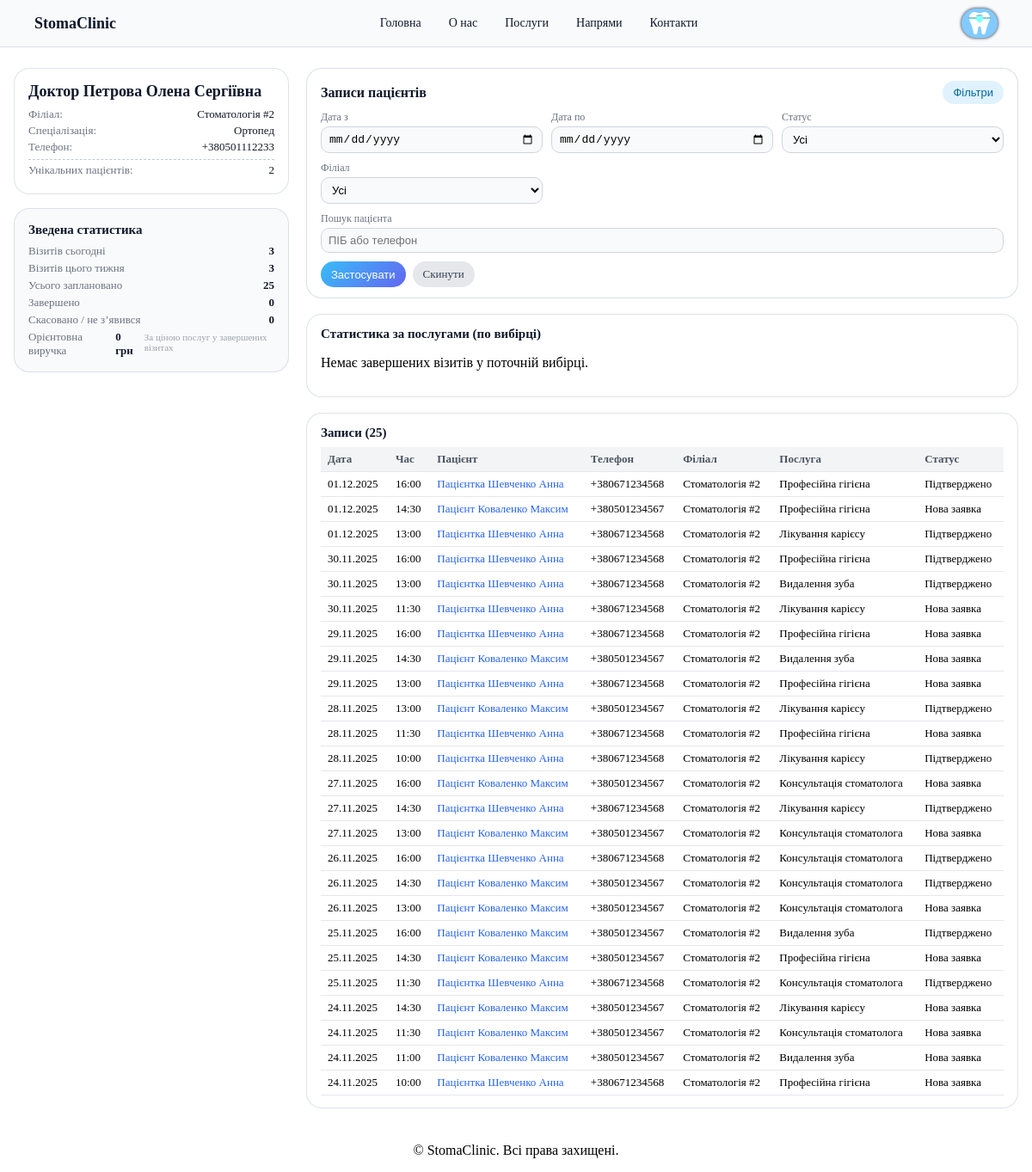
The page /doctor/dashboard/ (signed in) on the database as committed earlier.
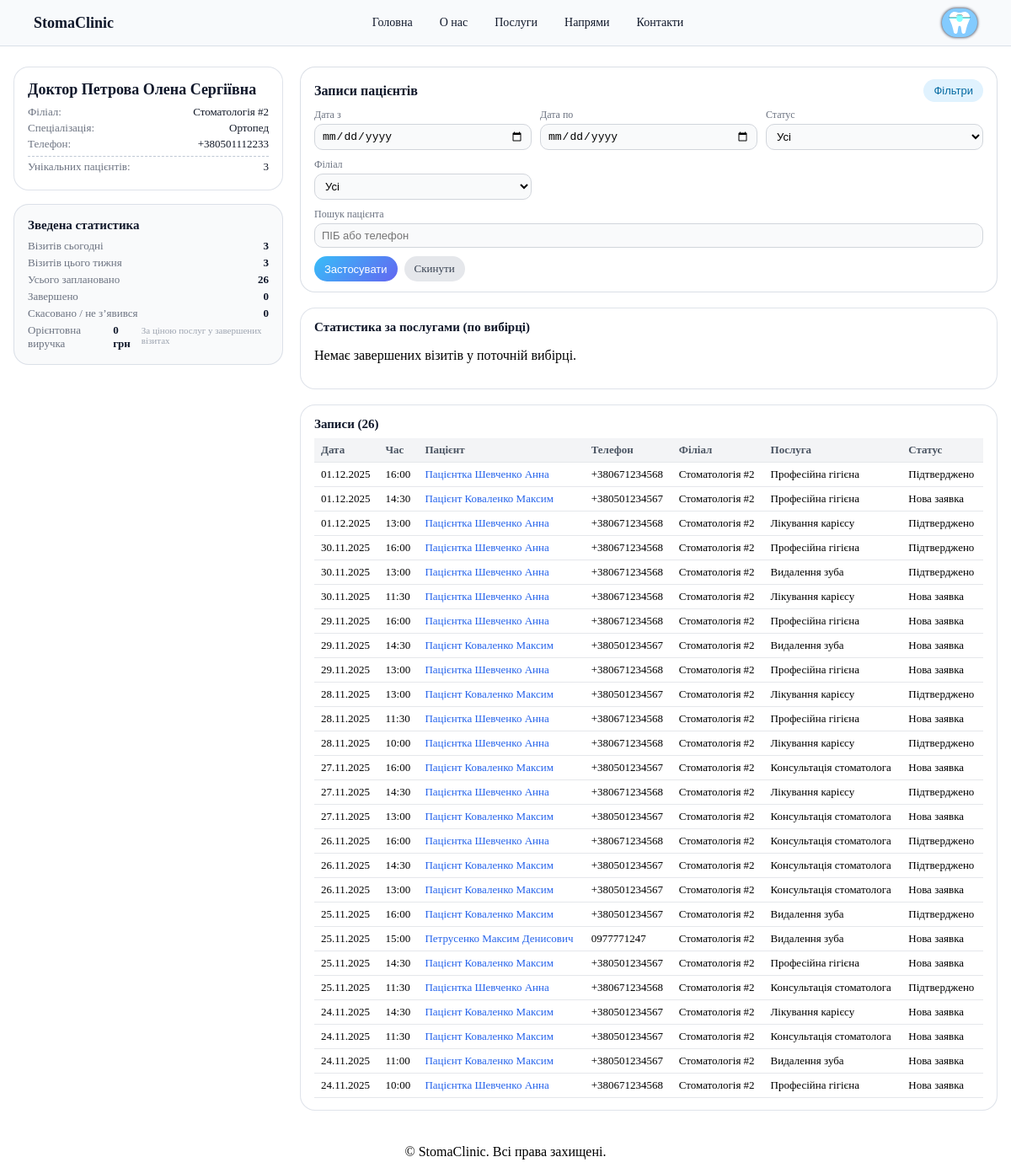
The same page on the database as committed later.
### booking/models.py (models this page shows, shortened)
class Appointment(models.Model):
    class Status(models.TextChoices):
        NEW = "new", "Нова заявка"
        CONFIRMED = "confirmed", "Підтверджено"
        COMPLETED = "completed", "Завершено"
        CANCELLED = "cancelled", "Скасовано"
        NO_SHOW = "no_show", "Пацієнт не зʼявився"
    class Source(models.TextChoices):
        WEBSITE = "website", "Сайт"
        PHONE = "phone", "Дзвінок"
        INSTAGRAM = "instagram", "Instagram"
        FACEBOOK = "facebook", "Facebook"
        VIBER = "viber", "Viber"
        TELEGRAM = "telegram", "Telegram"
        OTHER = "other", "Інше"
    branch = models.ForeignKey(
        Branch,
        verbose_name="Філіал",
        on_delete=models.PROTECT,
        related_name="appointments"
    )
    service = models.ForeignKey(
        Service,
        verbose_name="Послуга",
        on_delete=models.SET_NULL,
        null=True,
        blank=True,
        related_name="appointments"
    )
    patient = models.ForeignKey(
        Patient,
        verbose_name="Пацієнт",
        null=True,
        blank=True,
        on_delete=models.SET_NULL,
        related_name="appointments"
    )
    doctor = models.ForeignKey(
        Doctor,
        verbose_name="Лікар",
        null=True,
        blank=True,
        on_delete=models.SET_NULL,
        related_name="appointments"
    )
    full_name = models.CharField("ПІБ пацієнта (на момент запису)", max_length=255)
    phone = models.CharField("Телефон", max_length=30)
    is_first_visit = models.BooleanField(
        "Перший візит",
        default=True
    )
    date = models.DateField("Дата візиту")
    time = models.TimeField("Час візиту")
    status = models.CharField(
        "Статус",
        max_length=20,
        choices=Status.choices,
        default=Status.NEW
    )
    note = models.TextField(
        "Коментар / опис проблеми",
        blank=True
    )
    internal_comment = models.TextField(
        "Внутрішній коментар для адміністраторів",
        blank=True
    )
    source = models.CharField(
        "Джерело заявки",
        max_length=20,
        choices=Source.choices,
        default=Source.WEBSITE
    )
    created_at = models.DateTimeField("Створено", auto_now_add=True)
    updated_at = models.DateTimeField("Оновлено", auto_now=True)
    class Meta:
        verbose_name = "Запис"
        verbose_name_plural = "Записи"
        ordering = ["-date", "-time", "-created_at"]
        constraints = [
            models.UniqueConstraint(
                fields=["branch", "doctor", "date", "time"],
                condition=Q(status__in=["new", "confirmed"]),
                name="unique_slot_per_doctor_branch_for_active_statuses",
            )
        ]

class Patient(models.Model):
    user = models.OneToOneField(
        User,
        verbose_name="Користувач",
        related_name="patient_profile",
        on_delete=models.SET_NULL,
        null=True,
        blank=True,
        help_text="Опціонально: якщо у пацієнта є логін на сайті"
    )
    full_name = models.CharField("ПІБ", max_length=255)
    date_of_birth = models.DateField("Дата народження", null=True, blank=True)
    phone = models.CharField("Телефон", max_length=30)
    email = models.EmailField("E-mail", blank=True)
    branch = models.ForeignKey(
        Branch,
        verbose_name="Основний філіал",
        null=True,
        blank=True,
        on_delete=models.SET_NULL,
        related_name="patients"
    )
    created_at = models.DateTimeField("Створено", auto_now_add=True)
    updated_at = models.DateTimeField("Оновлено", auto_now=True)
    class Meta:
        verbose_name = "Пацієнт"
        verbose_name_plural = "Пацієнти"
        ordering = ["full_name"]

class Branch(models.Model):
    name = models.CharField("Назва філії", max_length=255)
    code = models.SlugField(
        "Код (slug)",
        max_length=50,
        unique=True,
        help_text="Коротке імʼя для URL, наприклад: 'center', 'left-bank'"
    )
    city = models.CharField("Місто", max_length=100, default="Дніпро")
    address = models.CharField("Адреса", max_length=255)
    phone_main = models.CharField("Основний телефон", max_length=50, blank=True)
    phone_additional = models.CharField("Додатковий телефон", max_length=50, blank=True)
    email = models.EmailField("E-mail", blank=True)
    latitude = models.DecimalField(
        "Широта (lat)",
        max_digits=18,
        decimal_places=15,
        null=True,
        blank=True,
        help_text="Наприклад: 48.46371481421031"
    )
    longitude = models.DecimalField(
        "Довгота (lng)",
        max_digits=18,
        decimal_places=15,
        null=True,
        blank=True,
        help_text="Наприклад: 35.05316031300193"
    )
    map_link = models.URLField(
        "Посилання на карту (Google/Apple)",
        blank=True,
        help_text="https://maps.google.com/..."
    )
    is_active = models.BooleanField("Активний філіал", default=True)
    sort_order = models.PositiveIntegerField("Порядок сортування", default=10)
    class Meta:
        verbose_name = "Філіал"
        verbose_name_plural = "Філіали"
        ordering = ["sort_order", "name"]

class Service(models.Model):
    name = models.CharField("Назва послуги", max_length=200)
    description = models.TextField("Опис", blank=True)
    duration_min = models.PositiveIntegerField(
        "Тривалість (хвилин)",
        default=30,
        help_text="Скільки хвилин триває прийом"
    )
    price_from = models.DecimalField(
        "Ціна від",
        max_digits=10,
        decimal_places=2,
        null=True,
        blank=True
    )
    is_active = models.BooleanField("Активна послуга", default=True)
    class Meta:
        verbose_name = "Послуга"
        verbose_name_plural = "Послуги"
        ordering = ["name"]

### booking/views.py (the view, shortened to what this page needs)
# urls.py: path("doctor/dashboard/", views.doctor_dashboard, name="doctor_dashboard"),
@login_required
def doctor_dashboard(request):
    doctor = getattr(request.user, "doctor_profile", None)
    if not doctor and not request.user.is_superuser:
        raise Http404("Профіль лікаря не знайдено")
    base_qs = (
        Appointment.objects
        .select_related("patient", "doctor", "branch", "service")
        .order_by("-date", "-time")
    )
    if doctor and not request.user.is_superuser:
        base_qs = base_qs.filter(doctor=doctor)
    date_from_str = request.GET.get("date_from", "").strip()
    date_to_str = request.GET.get("date_to", "").strip()
    status = request.GET.get("status", "").strip()
    branch_id = request.GET.get("branch", "").strip()
    doctor_id = request.GET.get("doctor", "").strip()
    patient_query = request.GET.get("patient", "").strip()
    filtered_qs = base_qs
    if date_from_str:
        try:
            date_from = datetime.strptime(date_from_str, "%Y-%m-%d").date()
            filtered_qs = filtered_qs.filter(date__gte=date_from)
        except ValueError:
            pass
    if date_to_str:
        try:
            date_to = datetime.strptime(date_to_str, "%Y-%m-%d").date()
            filtered_qs = filtered_qs.filter(date__lte=date_to)
        except ValueError:
            pass
    if status:
        filtered_qs = filtered_qs.filter(status=status)
    if branch_id:
        filtered_qs = filtered_qs.filter(branch_id=branch_id)
    if request.user.is_superuser and doctor_id:
        filtered_qs = filtered_qs.filter(doctor_id=doctor_id)
    appointments = filtered_qs
    today = timezone.localdate()
    start_of_week = today - timedelta(days=today.weekday())
    end_of_week = start_of_week + timedelta(days=6)
    total_appointments = base_qs.count()
    today_appointments = base_qs.filter(date=today).count()
    week_appointments = base_qs.filter(date__gte=start_of_week, date__lte=end_of_week).count()
    completed_total = base_qs.filter(status=Appointment.Status.COMPLETED).count()
    cancelled_total = base_qs.filter(
        status__in=[Appointment.Status.CANCELLED, Appointment.Status.NO_SHOW]
    ).count()
    unique_patients = (
        base_qs.exclude(patient__isnull=True)
        .values("patient_id")
        .distinct()
        .count()
    )
    spent_total = (
        base_qs.filter(
            status=Appointment.Status.COMPLETED,
            service__price_from__isnull=False,
        ).aggregate(total=Sum("service__price_from"))["total"]
        or 0
    )
    stats_overall = {
        "total": total_appointments,
        "today": today_appointments,
        "week": week_appointments,
        "completed": completed_total,
        "cancelled": cancelled_total,
        "patients": unique_patients,
        "spent_total": spent_total,
    }
    completed_filtered = filtered_qs.filter(
        status=Appointment.Status.COMPLETED,
        service__price_from__isnull=False,
    )
    per_service_raw = list(
        completed_filtered.values("service__name")
        .annotate(
            count=Count("id"),
            amount=Sum("service__price_from"),
        )
        .order_by("-amount")
    )
    total_amount = sum((row["amount"] or 0) for row in per_service_raw) or 0
    service_stats = []
    branches = Branch.objects.filter(is_active=True).order_by("sort_order", "name")
    doctors_all = Doctor.objects.all().order_by("full_name")
    return render(
        request,
        "booking/doctor_dashboard.html",
        {
            "doctor": doctor,
            "appointments": appointments,
            "branches": branches,
            "doctors_all": doctors_all,
            "stats_overall": stats_overall,
            "service_stats": service_stats,
            "filters": {
                "date_from": date_from_str,
                "date_to": date_to_str,
                "status": status,
                "branch": branch_id,
                "doctor": doctor_id,
                "patient": patient_query,
            },
            "page_id": "doctor_dashboard",
        },
    )

### booking/templates/booking/doctor_dashboard.html (shortened to what the changed rows need)
{% extends "base.html" %}
{% load static %}
{% block extra_css %}
  <link rel="stylesheet" href="{% static 'css/doctor.css' %}">
{% endblock %}
{% block body_class %}page-doctor-dashboard{% endblock %}
{% block content %}
<section class="dashboard dashboard--doctor">
  <div class="dashboard__inner">
    <aside class="dashboard__sidebar">
      <div class="doctor-card">
        <h2 class="doctor-card__name">
          {% if doctor %}
            {{ doctor.full_name }}
          {% else %}
            Адміністратор
          {% endif %}
        </h2>
        <div class="doctor-card__line doctor-card__line--small">
          <span class="doctor-card__label">Унікальних пацієнтів:</span>
          <span class="doctor-card__value">{{ stats_overall.patients }}</span>
        </div>
      </div>
      <div class="doctor-card doctor-card--secondary">
        <ul class="doctor-summary">
          <li class="doctor-summary__item">
            <span class="doctor-summary__label">Усього заплановано</span>
            <span class="doctor-summary__value">{{ stats_overall.total }}</span>
          </li>
        </ul>
      </div>
    </aside>
    <div class="dashboard__content">
      <section class="filters-panel">
        <div class="filters-panel__header">
          <h2 class="filters-panel__title">Записи пацієнтів</h2>
        </div>
      </section>
      <section class="dashboard-section">
        <h3 class="dashboard-section__title">
          Записи ({{ appointments.count }})
        </h3>
        <div class="table-wrapper">
          <table class="table table--appointments">
            <thead>
              <tr>
                <th>Дата</th>
                <th>Час</th>
                <th>Пацієнт</th>
                <th>Телефон</th>
                <th>Філіал</th>
                <th>Послуга</th>
                <th>Статус</th>
              </tr>
            </thead>
            <tbody>
            {% for app in appointments %}
              <tr class="appt-row"
                  data-appt-date="{{ app.date|date:'d.m.Y' }}"
                  data-appt-time="{{ app.time|time:'H:i' }}"
                  data-appt-patient="{{ app.patient.full_name|default:app.full_name }}"
                  data-appt-phone="{{ app.patient.phone|default:app.phone }}"
                  data-appt-branch="{{ app.branch.name }}"
                  data-appt-doctor="{% if app.doctor %}{{ app.doctor.full_name }}{% else %}-{% endif %}"
                  data-appt-service="{% if app.service %}{{ app.service.name }}{% else %}-{% endif %}"
                  data-appt-status="{{ app.get_status_display }}"
                  data-appt-note="{{ app.note|default:''|escape }}">
                <td>{{ app.date|date:"d.m.Y" }}</td>
                <td>{{ app.time|time:"H:i" }}</td>
                <td>
                    {% if app.patient %}
                        <a href="{% url 'doctor_patient_detail' app.patient.id %}" class="appt-patient-link">
                        {{ app.patient.full_name }}
                        </a>
                    {% else %}
                        {{ app.full_name }}
                    {% endif %}
                </td>
                <td>
                  {% if app.patient %}
                    {{ app.patient.phone }}
                  {% else %}
                    {{ app.phone }}
                  {% endif %}
                </td>
                <td>{{ app.branch.name }}</td>
                <td>{% if app.service %}{{ app.service.name }}{% else %}-{% endif %}</td>
                <td>{{ app.get_status_display }}</td>
              </tr>
            {% empty %}
              <tr>
                <td colspan="7">Записів поки немає.</td>
              </tr>
            {% endfor %}
            </tbody>
          </table>
        </div>
      </section>
    </div>
  </div>
</section>
{% endblock %}

Rows that differ between the two databases and show on the page:
added Appointment: date "25.11.2025", time "15:00", patient.full_name "Петрусенко Максим Денисович", patient.phone "0977771247", branch.name "Стоматологія #2", service.name "Видалення зуба", status "Нова заявка"
Other text that changed with them:
{{ stats_overall.patients }}: "2" → "3"
{{ stats_overall.total }}: "25" → "26"
{{ appointments.count }}: "25" → "26"
